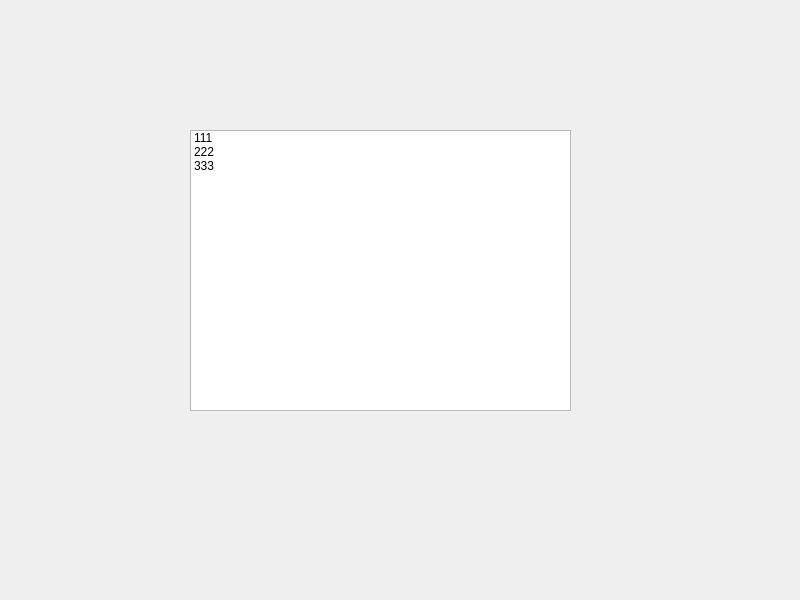
<?xml version="1.0" encoding="UTF-8"?>
<ui version="4.0">
 <class>Widget</class>
 <widget class="QWidget" name="Widget">
  <property name="geometry">
   <rect>
    <x>0</x>
    <y>0</y>
    <width>800</width>
    <height>600</height>
   </rect>
  </property>
  <property name="windowTitle">
   <string>Widget</string>
  </property>
  <widget class="QListWidget" name="listWidget">
   <property name="geometry">
    <rect>
     <x>190</x>
     <y>130</y>
     <width>381</width>
     <height>281</height>
    </rect>
   </property>
   <property name="styleSheet">
    <string notr="true">QListWidget::item:hover
{
	background-color: qlineargradient(x1: 0, y1: 0, x2: 0, y2: 1, 
									stop: 0 #FAFBFE, stop: 1 #DCDEF1);
}

QListWidget::item:selected
{
	background-color: qlineargradient(x1: 0, y1: 0, x2: 0, y2: 1, 
									stop: 0 #6a6ea9, stop: 1 #888dd9);
}</string>
   </property>
   <item>
    <property name="text">
     <string>111</string>
    </property>
   </item>
   <item>
    <property name="text">
     <string>222</string>
    </property>
   </item>
   <item>
    <property name="text">
     <string>333</string>
    </property>
   </item>
  </widget>
 </widget>
 <resources/>
 <connections/>
</ui>
